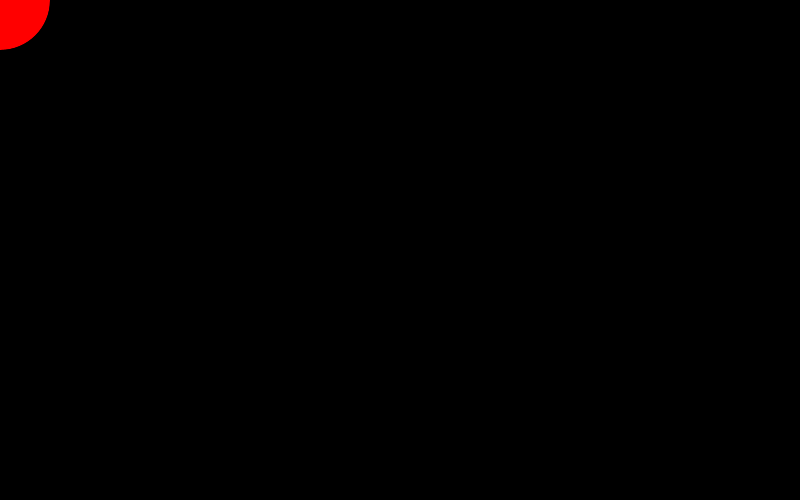
Frame 1 (no input)
Frame 60 (the mouse pressed at the canvas centre just before this capture): identical to frame 1, image omitted
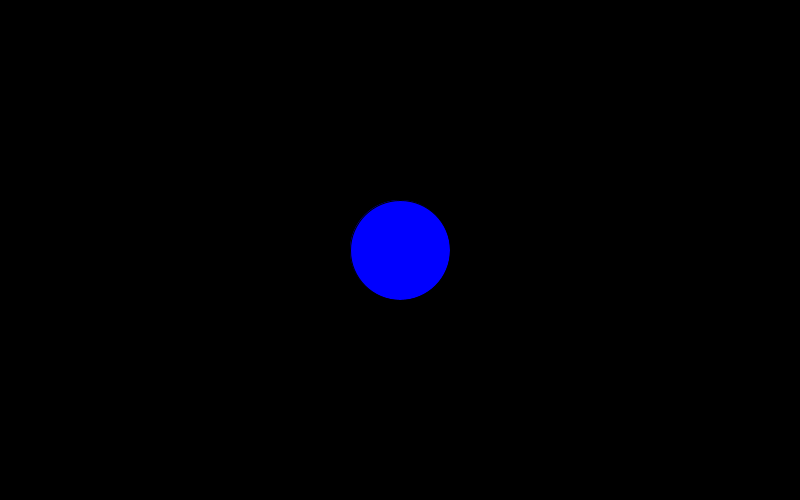
Frame 120 (the mouse held since frame 60 and released just before this capture)

The Processing sketch that drew these frames (run headless with seeded random() and noise(); from frame 60 on, the mouse is pressed at the canvas centre):

// Processing sketch: Basics_5_conditions
// ── Basics_5_conditions.pde
int size = 100;
int x, y;

void setup() {
  // Put your setup code here, to run once:
  size(800, 500);
}

void draw() {
  // Put your main code here, to run repeatedly:
  
  background(0);
  
  x = mouseX;
  y = mouseY;
  
  //If x (our mouse) is on the left half of the sketch, make the ellipse fill RGB Red
  if(x < width/2){
    fill(255,0,0);
  }
  //Else make the ellipse fill RGB Blue
  else{
    fill(0,0,255);
  }
  
  //Draw the ellipse
  ellipse(x, y, size, size);
 
}
